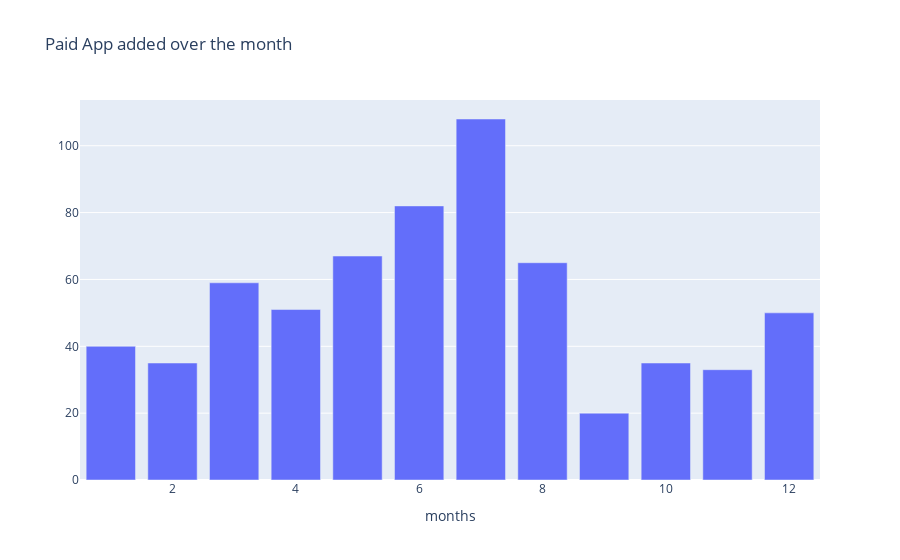

The notebook cell saved with this chart:
### Markdown cell above
- This Google Playstore data Almost half of the apps available on the Play Store are added or updated in July, 25% in August, and the remaining 25% in the remaining months.

### Code cell
col='month_added'
v2=d2[col].value_counts().reset_index()
v2=v2.rename(columns={col:'count','index':col})
v2['percent']=v2['count'].apply(lambda x : 100*x/sum(v2['count']))
v2=v2.sort_values(col)
trace1 = go.Bar(x=v2[col], y=v2["count"], name="aid", marker=dict())
layout={'title':"Paid App added over the month",'xaxis':{'title':"months"}}
fig = go.Figure(data=[trace1], layout=layout)
iplot(fig)

### Figure 1 — Plotly figure (JSON) as saved in the notebook; plotly's stock layout.template omitted (floating-point values rounded to 4 significant figures)
{"data": [{"name": "aid", "type": "bar", "x": [1, 2, 3, 4, 5, 6, 7, 8, 9, 10, 11, 12], "y": [40, 35, 59, 51, 67, 82, 108, 65, 20, 35, 33, 50]}], "layout": {"title": {"text": "Paid App added over the month"}, "xaxis": {"title": {"text": "months"}}}}
